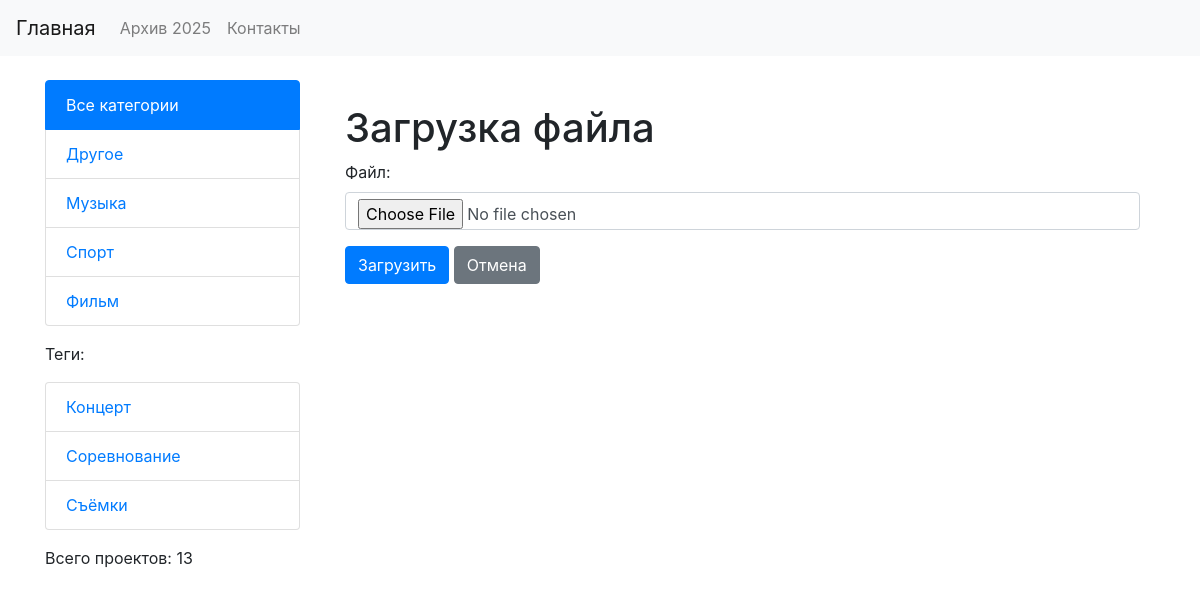
Page /upload/ on the committed database.
### portfolio/models.py (models this page shows, shortened)
class Category(models.Model):
    name = models.CharField("Название категории", max_length=100, db_index=True)
    slug = models.SlugField("Слаг", max_length=255, unique=True, db_index=True)
    class Meta:
        verbose_name = 'Категория'
        verbose_name_plural = 'Категории'

class Tag(models.Model):
    name = models.CharField("Название тега", max_length=100, db_index=True)
    slug = models.SlugField("Слаг", max_length=255, unique=True, db_index=True)
    class Meta:
        verbose_name = 'Тег'
        verbose_name_plural = 'Теги'

### portfolio/views.py (the view, shortened to what this page needs)
# urls.py: path('upload/', views.UploadFileView.as_view(), name='upload_file'),
class UploadFileView(DataMixin, FormView):
    form_class = UploadFileForm
    template_name = 'portfolio/upload_file.html'
    success_url = reverse_lazy('portfolio:upload_success')
    title_page = 'Загрузка файла'

### portfolio/forms.py
class UploadFileForm(forms.Form):
    file = forms.FileField(label="Файл", widget=forms.FileInput(attrs={'class': 'form-control'}))

### portfolio/converters.py (called while the page is built)
    def to_url(self, value):
        return f"{value:04d}"

### portfolio/templatetags/portfolio_tags.py (called while the page is built)
@register.simple_tag
def portfolio_count():
    return PortfolioItem.objects.count()

@register.inclusion_tag('portfolio/partial_categories.html')
def show_categories(selected_cat_slug=None):
    categories = Category.objects.annotate(total=Count('portfolio_items')).filter(total__gt=0)
    return {'categories': categories, 'selected_cat_slug': selected_cat_slug}

@register.inclusion_tag('portfolio/partial_tags.html')
def show_tags():
    tags = Tag.objects.annotate(total=Count('portfolio_items')).filter(total__gt=0)
    return {'tags': tags}

### templates/portfolio/upload_file.html (shortened to what this page needs)
{% extends 'portfolio/base.html' %}
{% block content %}
<div class="container mt-4">
    <h1>Загрузка файла</h1>
    <form method="post" enctype="multipart/form-data">
        {{ form.as_p }}
        <button type="submit" class="btn btn-primary">Загрузить</button>
        <a href="{% url 'portfolio:portfolio_list' %}" class="btn btn-secondary">Отмена</a>
    </form>
</div>
{% endblock %}

### templates/portfolio/partial_categories.html
{% if categories %}
<ul class="list-group mb-3">
  {% if not selected_cat_slug %}
    <li class="list-group-item active">Все категории</li>
  {% else %}
    <li class="list-group-item"><a href="{% url 'portfolio:portfolio_list' %}">Все категории</a></li>
  {% endif %}
  {% for cat in categories %}
    <li class="list-group-item {% if cat.slug == selected_cat_slug %}active{% endif %}">
      <a href="{% url 'portfolio:category_detail' cat.slug %}">{{ cat.name }}</a>
    </li>
  {% endfor %}
</ul>
{% endif %}

### templates/portfolio/partial_tags.html
{% if tags %}
<p>Теги:</p>
<ul class="list-group mb-3">
  {% for tag in tags %}
    <li class="list-group-item">
      <a href="{% url 'portfolio:tag_detail' tag.slug %}">{{ tag.name }}</a>
    </li>
  {% endfor %}
</ul>
{% endif %}

### rows in the picture
Category: name "Другое"
Category: name "Музыка"
Category: name "Спорт"
Category: name "Фильм"
Tag: name "Концерт"
Tag: name "Соревнование"
Tag: name "Съёмки"
